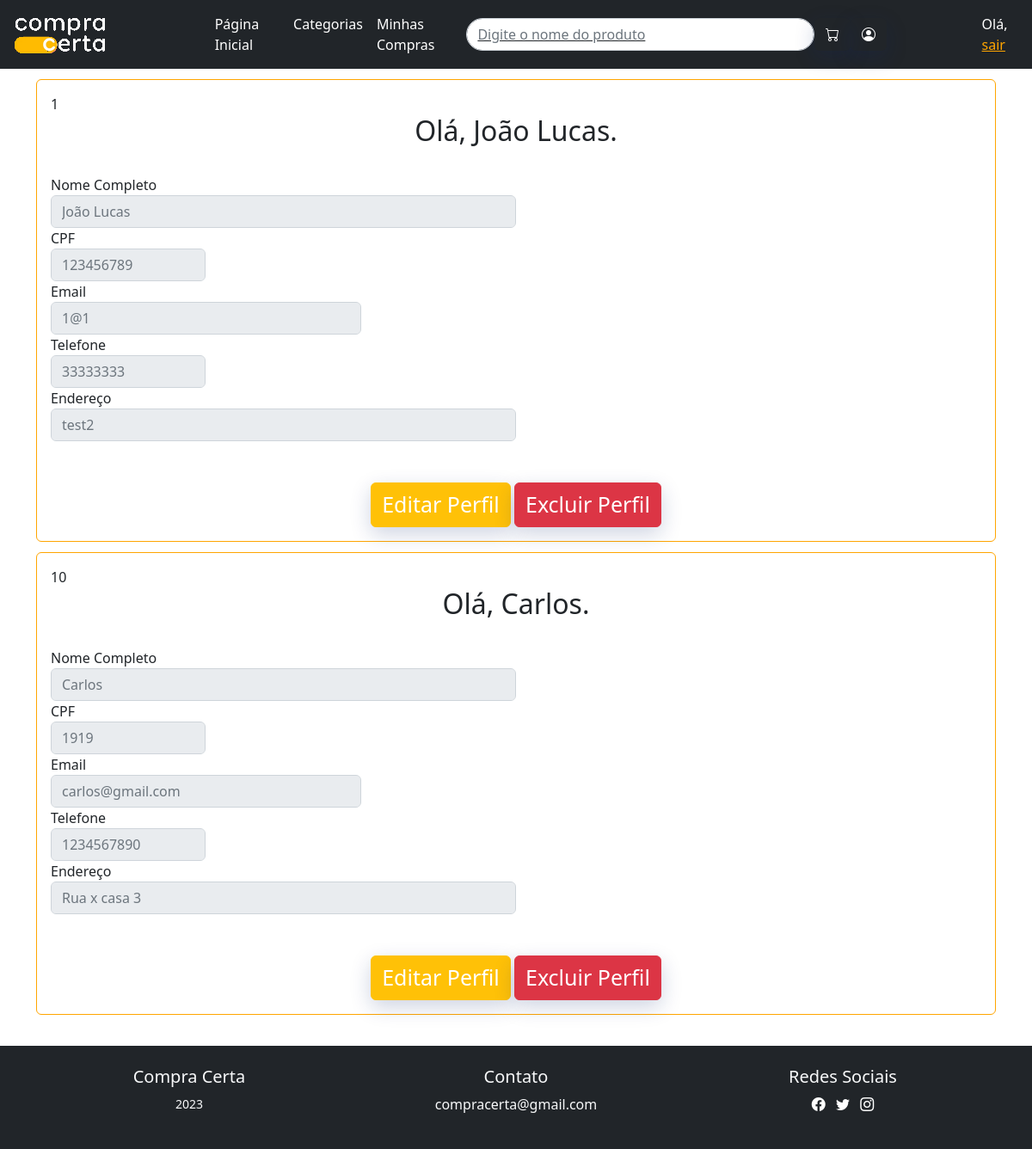
The app's page /Views/perfil.php (signed in) with its own data.
### tables this page shows
CREATE TABLE IF NOT EXISTS `usuarios` (
  `nomeUsuario` varchar(100) NOT NULL,
  `emailUsuario` varchar(100) NOT NULL,
  `senhaUsuario` varchar(8) NOT NULL,
  `cpfUsuario` int NOT NULL,
  `telefoneUsuario` int DEFAULT NULL,
  `enderecoUsuario` varchar(100) NOT NULL,
  `idUsuario` int NOT NULL AUTO_INCREMENT,
  PRIMARY KEY (`idUsuario`,`emailUsuario`)
);

### Controllers/perfilControlador.php (called while the page is built, shortened)
<?php
include("Head.php");
$userId = $_SESSION['user'];
$host = 'localhost:3306';
$dbname = 'supermercadoweb';
$username = 'root';
$password = '';
try {
    $connection = new PDO("mysql:host=$host;dbname=$dbname;charset=utf8", $username, $password);
    $connection->setAttribute(PDO::ATTR_ERRMODE, PDO::ERRMODE_EXCEPTION);
} catch (PDOException $e) {
    echo "Connection failed: " . $e->getMessage();
    exit;
}
$query = "SELECT * FROM usuarios";
$stmt = $connection->prepare($query);
$stmt->execute();
$users = $stmt->fetchAll(PDO::FETCH_ASSOC);
?>

### Views/perfil.php (the view, shortened to what this page needs)
<?php
require_once "../Controllers/perfilControlador.php";
?>
<!DOCTYPE html>
<html>
<body>
<?php foreach ($users as $user): ?>
    <?php if ($user['idUsuario'] != $userId):?>
<div class="container h-100" style="margin-block: 1%;">
    <div class="card-wrapper">
        <div class="card fat">
            <div class="card-body">
                <?php echo $user['idUsuario']; ?>
                    <center><h2>Olá, <?php echo $user['nomeUsuario'];?>.</h2></center><br>
                <div class="form-row">
                    <div class="form-group col-md-6">
                        <label for="nome-pagamento">Nome Completo</label>
                        <input type="text" class="form-control" disabled id="nomeUsuario" placeholder="<?php echo $user['nomeUsuario']; ?>" required autofocus>
                    </div>
                    <div class="form-group col-md-2">
                        <label for="nome-pagamento">CPF</label>
                        <input type="text" class="form-control" disabled id="cpfUsuario" placeholder="<?php echo $user['cpfUsuario']; ?>" required autofocus>
                    </div>
                    <div class="form-group col-md-4">
                        <label for="nome-pagamento">Email</label>
                        <input type="text" class="form-control" disabled id="emailUsuario" placeholder="<?php echo $user['emailUsuario']; ?>" required autofocus>
                    </div>
                    <div class="form-group col-2">
                        <label for="nome-pagamento">Telefone</label>
                        <input type="text" class="form-control" disabled id="telefoneUsuario" placeholder="<?php echo $user['telefoneUsuario']; ?>" required autofocus>
                    </div>
                    <div class="form-group col-md-6">
                        <label for="nome-pagamento">Endereço</label>
                        <input type="text" class="form-control" disabled id="enderencoUsuario" placeholder="<?php echo $user['enderecoUsuario']; ?>" required autofocus>
                    </div>
                    <br><br>
                    <center>
                    <form method="POST">
                        <a href='./perfil-editar.php'>
                            <button type="submit" class="btn btn-warning btn-block" style=" font-size: 25px;">
                                <span style="color: white">Editar Perfil</span></a>
                            <button type="submit" name="delete_user"class="btn btn-danger btn-block" style=" font-size: 25px;">
                                Excluir Perfil
                            </button>
                    </form>
                    </center>
                </div>
                <?php endif; ?>
            </div>
        </div>
    </div>
</div>
<?php endforeach; ?>
<?php require "Footer.php"; ?>
</body>
</html>

### Views/style/style.css (style rules this page uses)
.form-group { position: relative; display: block; margin: 0; padding: 0; }
.btn { background-color: orange; color: #ffeba7; box-shadow: 0 8px 24px 0 rgba(16,39,112,.2); }

### Views/Head.php (style rules this page uses)
.card { border-color: orange; }

### Views/Footer.php (style rules this page uses)
span { display: inline-block; }

### records on screen
usuarios: idUsuario "1", nomeUsuario "João Lucas", cpfUsuario "123456789", emailUsuario "1@1", telefoneUsuario "33333333", enderecoUsuario "test2"
usuarios: idUsuario "10", nomeUsuario "Carlos", cpfUsuario "1919", emailUsuario "carlos@gmail.com", telefoneUsuario "1234567890", enderecoUsuario "Rua x casa 3"
